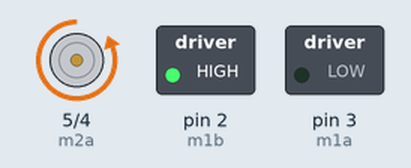
Recording of a program running on a simulated Arduino Uno, built with avr-gcc and run on an emulated ATmega328P. Shown: motor-driver pin pairs drawn as motors (green arrow = first pin HIGH = forward, orange = second pin HIGH = backward, longer = more drive), switched loads named in the program (green lamp = pin HIGH). What the program prints to the serial monitor is not drawn.

Above: at 0.2 s.
Timing chart, 0 to 3.0 s (numbered marks = the images above):
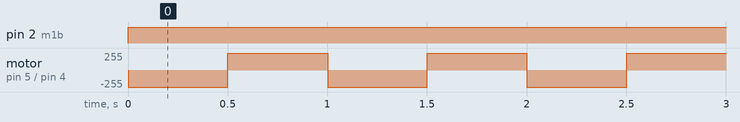

Measured:
- by itself, pin 2 (m1b): LOW → HIGH at 0.00 s
- by itself, motor on pin 5 (m2a) / pin 4 (m2b): alternates forward 255/255 for 0.50 s and backward 255/255 for 0.50 s

The program:

main.cpp
```cpp
#include <Arduino.h>


//motor a

#define m1a 3
#define m1b 2

//motor b

#define m2a 5
#define m2b 4

int topSpeed = 200; //set the top speed for analog motor control (0-255)

//front sensor
int front_trig = 9;
int front_echo = 10;

//left sensor
int left_trig = 6;
int left_echo = 7;

//right sensor
int right_trig = 11;
int right_echo = 12;

//initialize all functions
void readRight(), readLeft(), readCenter(), right(), Stop(), forward(), left(), back(), turnAround();

//initialize global variables
long front_time, front_dis, right_time, right_dis, left_time, left_dis;

void setup() {
//declare pins for ultrasonic sensors
  pinMode(front_trig, OUTPUT);
  pinMode(front_echo, INPUT);

  pinMode(left_trig, OUTPUT);
  pinMode(left_echo, INPUT);

  pinMode(right_trig, OUTPUT);
  pinMode(right_echo, INPUT);

  pinMode(m1a, OUTPUT);
  pinMode(m1b, OUTPUT);
  pinMode(m2a, OUTPUT);
  pinMode(m2b, OUTPUT);

  //start serial monitor
  Serial.begin(9600);
}

void loop() {
  //print all the distances
  Serial.print(right_dis);
  Serial.print(":");
  Serial.print(front_dis);
  Serial.print(":");
  Serial.println(left_dis);

  if (right_dis <= 6&& left_dis <= 6&& front_dis>5){ //if the left and right are walls, and if the front is open, go forward
    forward();
    Serial.println("Going Forward");
  }
  else if(right_dis > 6&&left_dis <= 6&& front_dis<=5){ //if the front and left are blocked, go right
    right();
    Serial.println("Turning Left");
  }
  else if (left_dis >6&&right_dis <= 6&& front_dis<=5){//if the right and front are blocked, turn left
    left();
    Serial.println("Turning Left");
   }
  else if (left_dis <=6&&right_dis <= 6&& front_dis <=6){//if all sides are blocked, turn around
    back();
    turnAround();
    Serial.println("Turning Around");
   }
}


void readRight() { //reads right ultrasonic sensor

  digitalWrite(front_trig, LOW);
  delayMicroseconds(2);
  digitalWrite(front_trig, HIGH);
  delayMicroseconds(5);
  digitalWrite(front_trig, LOW);
  front_time = pulseIn(front_echo, HIGH);
  front_dis = front_time/ 29 / 2;

}

void readLeft() { //reads left ultrasonic sensor


  digitalWrite(left_trig, LOW);
  delayMicroseconds(2);
  digitalWrite(left_trig, HIGH);
  delayMicroseconds(5);
  digitalWrite(left_trig, LOW);
  left_time= pulseIn(left_echo, HIGH);
  left_dis= left_time / 29 / 2;

}

void readCenter() { //reads center ultrasonic sensor

  digitalWrite(right_trig, LOW);
  delayMicroseconds(2);
  digitalWrite(right_trig, HIGH);
  delayMicroseconds(5);
  digitalWrite(right_trig, LOW);
  right_time = pulseIn(right_echo, HIGH);
  right_dis = right_time / 29 / 2;

}


void right() { //turn right function

  digitalWrite(m1a, LOW);
  digitalWrite(m1b, LOW);
  digitalWrite(m2a, HIGH);
  digitalWrite(m2b, LOW);

}
void Stop () { //Stop function

  digitalWrite(m1a, LOW);
  digitalWrite(m1b, LOW);
  digitalWrite(m2a, LOW);
  digitalWrite(m2b, LOW);
  delay(500);

}
void left() { //turn left function

  digitalWrite(m1a, HIGH);
  digitalWrite(m1b, LOW);
  digitalWrite(m2a, LOW);
  digitalWrite(m2b, LOW);

}
void forward() { //go forward function

  digitalWrite(m1a, HIGH);
  digitalWrite(m1b, LOW);
  digitalWrite(m2a, HIGH);
  digitalWrite(m2b, LOW);

}

void back(){ //backup function

  analogWrite(m1a, 0);
  analogWrite(m1b,topSpeed);
  analogWrite(m2a, 0);
  analogWrite(m2b, topSpeed);
  delay(500);

}

void turnAround(){ //turn around function

  digitalWrite(m1a, LOW);
  digitalWrite(m1b,HIGH);
  digitalWrite(m2a, HIGH);
  digitalWrite(m2b, LOW);
  delay(500);

}
```
